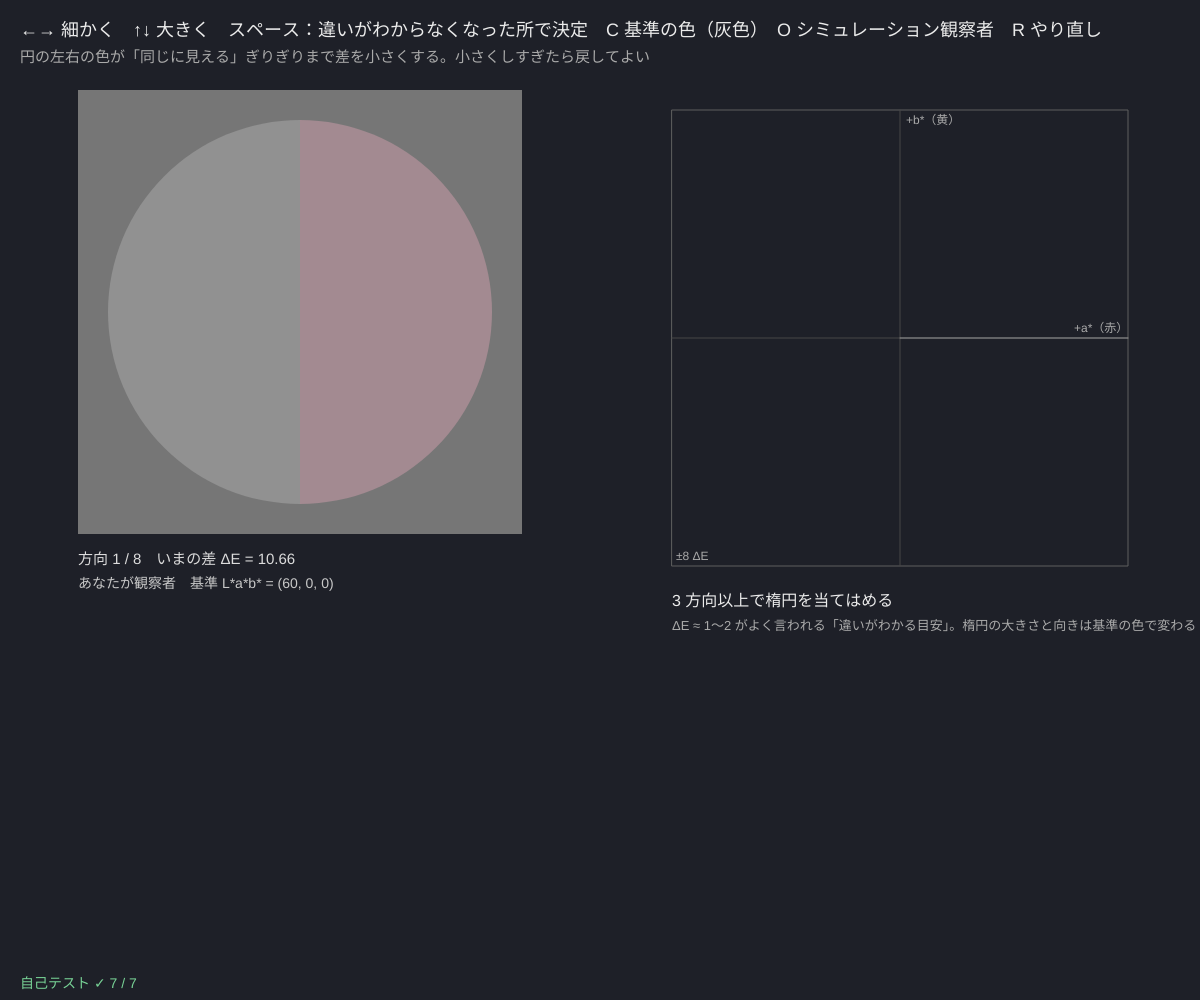
Frame 1 (no input)
Frame 60 (no input): identical to frame 1, image omitted
Frame 120 (the mouse pressed at the canvas centre since frame 60): identical to frame 1, image omitted

The p5.js sketch that drew this single still picture (run headless with seeded random() and noise() and a simulated clock; from frame 60 on, the mouse is pressed at the canvas centre):

// p5.js sketch
// ── sketch.js
// ============================================
// 08 色の弁別 ─ 色の「違いがわかる範囲」は楕円になる（マカダムの考え方）
// 円の左半分が基準の色、右半分が比べる色。CIELAB の a*b* 平面で、8 つの方向に基準からずらしてある
// ←→（細かく）↑↓（大きく）で差を変え、「ちょうど違いがわからなくなった」所でスペース（調整法）
// 8 方向の点に楕円 A x² + B xy + C y² = 1 を最小二乗で当てはめ、長い軸・短い軸・向きを表示する。差の大きさは ΔE（Lab の距離）
// C = 基準の色を変える / O = シミュレーション観察者 / R = やり直し
// ============================================

const REFS = [                         // ★ 基準の色（CIELAB の L*, a*, b*）
  { name: '灰色', lab: [60, 0, 0] }, { name: '赤みの肌色', lab: [65, 18, 22] }, { name: '緑', lab: [60, -30, 20] },
  { name: '青', lab: [50, 5, -35] }, { name: '黄', lab: [80, 0, 50] },
];
const NDIR = 8;                        // ★ 方向の数
const SIM = { a: 3, b: 1.2, ang: 40, noise: 0.08 };   // ★ シミュレーション観察者の本当の楕円（半径 ΔE と向き [度]）
let ri = 0, dirs = [], di = 0, r = 12, pts = [], fit = null, simMode = false, simSeed = 1, outGamut = false;

function setup() {
  createCanvas(windowWidth, windowHeight);
  selfTest();
  resetData(false);
}
function resetData(sim) {
  simMode = sim; pts = []; fit = null; seedRng(Date.now());
  dirs = shuffleArr([...Array(NDIR).keys()].map((k) => (k * 2 * Math.PI) / NDIR)); di = 0; r = 10 + 6 * rnd();
}
function compLab(th, rr) { let L = REFS[ri].lab; return [L[0], L[1] + rr * Math.cos(th), L[2] + rr * Math.sin(th)]; }
function accept() {
  if (di >= dirs.length) return;
  let th = dirs[di]; pts.push([r * Math.cos(th), r * Math.sin(th)]);
  di++; r = 10 + 6 * rnd(); fit = fitEllipse(pts);   // 次の方向は大きめの差から始める
}
// 楕円 A x² + B xy + C y² = 1：未知数 A, B, C について 1 次式なので、ふつうの最小二乗（3 × 3 の連立方程式）
function fitEllipse(p) {
  if (p.length < 3) return null;
  let M = [[0, 0, 0], [0, 0, 0], [0, 0, 0]], v = [0, 0, 0];
  for (let q of p) { let row = [q[0] * q[0], q[0] * q[1], q[1] * q[1]]; for (let i = 0; i < 3; i++) { v[i] += row[i]; for (let j = 0; j < 3; j++) M[i][j] += row[i] * row[j]; } }
  let D = det3(M); if (Math.abs(D) < 1e-12) return null;
  let [A, B, C] = [0, 1, 2].map((k) => det3(M.map((rw, i) => rw.map((x, j) => (j === k ? v[i] : x)))) / D);
  let tr = A + C, dd = Math.sqrt(((A - C) / 2) ** 2 + (B / 2) ** 2), l1 = tr / 2 - dd, l2 = tr / 2 + dd;   // 2 × 2 行列の固有値
  if (!(l1 > 0 && l2 > 0)) return { A, B, C, ok: false };
  let ang = 0.5 * Math.atan2(B, A - C) + Math.PI / 2;   // 長い軸（小さい固有値）の向き
  return { A, B, C, ok: true, major: 1 / Math.sqrt(l1), minor: 1 / Math.sqrt(l2), ang };
}
function angDeg(a) { return (((a * 180) / Math.PI) % 180 + 180) % 180; }   // 向き（0〜180 度）
function det3(m) { return m[0][0] * (m[1][1] * m[2][2] - m[1][2] * m[2][1]) - m[0][1] * (m[1][0] * m[2][2] - m[1][2] * m[2][0]) + m[0][2] * (m[1][0] * m[2][1] - m[1][1] * m[2][0]); }
function ellipseR(e, th) { let c = Math.cos(th), s = Math.sin(th); return 1 / Math.sqrt(e.A * c * c + e.B * c * s + e.C * s * s); }   // 方向 θ の半径
function simEllipse() { let t = (SIM.ang * Math.PI) / 180, c = Math.cos(t), s = Math.sin(t), ia = 1 / SIM.a ** 2, ib = 1 / SIM.b ** 2; return { A: c * c * ia + s * s * ib, B: 2 * c * s * (ia - ib), C: s * s * ia + c * c * ib }; }
function runSim(seed) {
  resetData(true); seedRng(seed);
  let e = simEllipse();
  for (let k = 0; k < 16; k++) { let th = (k * 2 * Math.PI) / 16, rr = ellipseR(e, th) * (1 + SIM.noise * rndNormal()); pts.push([rr * Math.cos(th), rr * Math.sin(th)]); }
  di = dirs.length; fit = fitEllipse(pts);
}

function draw() {
  background(30, 32, 40);
  fill(235); noStroke(); textSize(18);
  text('←→ 細かく　↑↓ 大きく　スペース：違いがわからなくなった所で決定　C 基準の色（' + REFS[ri].name + '）　O シミュレーション観察者　R やり直し', 20, 36);
  fill(170); textSize(15);
  text('円の左右の色が「同じに見える」ぎりぎりまで差を小さくする。小さくしすぎたら戻してよい', 20, 62);

  // ---- 左右に分かれた円（基準 | 比較）
  let R = Math.min(width * 0.16, height * 0.25), cx = width * 0.25, cy = 120 + R;
  let ref = labToRgb(REFS[ri].lab).rgb;
  fill(linToSrgb(0.18)); rect(cx - R - 30, cy - R - 30, 2 * R + 60, 2 * R + 60);
  if (di < dirs.length) {
    let c = labToRgb(compLab(dirs[di], r)); outGamut = !c.inGamut;
    fill(ref[0], ref[1], ref[2]); arc(cx, cy, 2 * R, 2 * R, HALF_PI, PI + HALF_PI, PIE);
    fill(c.rgb[0], c.rgb[1], c.rgb[2]); arc(cx, cy, 2 * R, 2 * R, -HALF_PI, HALF_PI, PIE);
    fill(220); textSize(15);
    text('方向 ' + (di + 1) + ' / ' + dirs.length + '　いまの差 ΔE = ' + r.toFixed(2) + (outGamut ? '　（画面で出せない色：切りつめ中）' : ''), cx - R - 30, cy + R + 60);
  } else { fill(ref[0], ref[1], ref[2]); circle(cx, cy, 2 * R); fill(220); textSize(15); text(simMode ? 'シミュレーション観察者（16 方向）' : 'できた！ C で別の色、R でやり直し', cx - R - 30, cy + R + 60); }
  fill(200); textSize(14); text((simMode ? 'シミュレーション観察者' : 'あなたが観察者') + '　基準 L*a*b* = (' + REFS[ri].lab.join(', ') + ')', cx - R - 30, cy + R + 84);

  // ---- a*b* 平面の楕円
  let g = { x: width * 0.56, y: 110, w: Math.min(width * 0.38, height * 0.55), h: Math.min(width * 0.38, height * 0.55) };
  let lim = 8, ox = g.x + g.w / 2, oy = g.y + g.h / 2, k = g.w / (2 * lim);
  stroke(95); noFill(); rect(g.x, g.y, g.w, g.h); stroke(70); line(g.x, oy, g.x + g.w, oy); line(ox, g.y, ox, g.y + g.h);
  noStroke(); fill(170); textSize(12); text('+a*（赤）', g.x + g.w - 54, oy - 6); text('+b*（黄）', ox + 6, g.y + 14); text('±' + lim + ' ΔE', g.x + 4, g.y + g.h - 6);
  let drawE = (e, col, w) => { stroke(col); strokeWeight(w); let p = []; for (let i = 0; i <= 120; i++) { let th = (i / 120) * 2 * Math.PI, rr = Math.min(ellipseR(e, th), lim * 1.4); p.push([ox + k * rr * Math.cos(th), oy - k * rr * Math.sin(th)]); } polyline(p); };
  if (simMode) drawE(simEllipse(), color(120, 200, 140), 1.5);
  if (fit && fit.ok) drawE(fit, color(255, 170, 90), 3);
  noStroke(); fill(120, 190, 255);
  for (let q of pts) circle(ox + k * clampv(q[0], -lim, lim), oy - k * clampv(q[1], -lim, lim), 9);
  if (di < dirs.length) { stroke(255, 255, 255, 120); strokeWeight(1); let th = dirs[di]; line(ox, oy, ox + k * Math.min(r, lim) * Math.cos(th), oy - k * Math.min(r, lim) * Math.sin(th)); }
  noStroke(); fill(235); textSize(16);
  let ry = g.y + g.h + 40;
  if (fit && fit.ok) text('楕円：長い軸 ΔE ' + fit.major.toFixed(2) + '、短い軸 ΔE ' + fit.minor.toFixed(2) + '、向き ' + angDeg(fit.ang).toFixed(0) + '°', g.x, ry);
  else text(fit ? '楕円にならない（点を増やすか、測り直す）' : '3 方向以上で楕円を当てはめる', g.x, ry);
  fill(170); textSize(13); text('ΔE ≈ 1〜2 がよく言われる「違いがわかる目安」。楕円の大きさと向きは基準の色で変わる', g.x, ry + 24);
  if (simMode) { fill(120, 200, 140); textSize(14); text('本当の楕円：長い軸 ' + SIM.a + '、短い軸 ' + SIM.b + '、向き ' + SIM.ang + '°', g.x, ry + 48); }
  fill(selfTestResults.every((q) => q.ok) ? color(120, 210, 150) : color(255, 90, 90)); textSize(14);
  text(selfTestLine(), 20, height - 12);
}

function keyPressed() {
  if (key === LEFT_ARROW) r = clampv(r / 1.06, 0.2, 40);
  if (key === RIGHT_ARROW) r = clampv(r * 1.06, 0.2, 40);
  if (key === DOWN_ARROW) r = clampv(r / 1.3, 0.2, 40);
  if (key === UP_ARROW) r = clampv(r * 1.3, 0.2, 40);
  if (key === ' ') accept();
  if (key === 'c' || key === 'C') { ri = (ri + 1) % REFS.length; resetData(false); }
  if (key === 'o' || key === 'O') runSim(++simSeed);
  if (key === 'r' || key === 'R') resetData(false);
  return false;
}

// ---- 自己テスト
function selfTest() {
  selfTestResults = [];
  let w = rgbToLab([255, 255, 255]);
  check('sRGB の白 → Lab = (100, 0, 0)', near(w[0], 100, 1e-6) && near(w[1], 0, 1e-6) && near(w[2], 0, 1e-6));
  check('同じ色どうしの ΔE = 0、黒 → L* = 0', near(deltaE(rgbToLab([200, 50, 30]), rgbToLab([200, 50, 30])), 0) && near(rgbToLab([0, 0, 0])[0], 0, 1e-9));
  let back = labToRgb(rgbToLab([200, 50, 30])).rgb;
  check('sRGB → Lab → sRGB で元にもどる（200, 50, 30）', near(back[0], 200, 1e-6) && near(back[1], 50, 1e-6) && near(back[2], 30, 1e-6));
  check('a* = 120 の色は画面で出せない（色域の外）と判定', labToRgb([50, 120, 0]).inGamut === false && labToRgb([60, 0, 0]).inGamut === true);
  let e = simEllipse(), p = []; for (let i = 0; i < 8; i++) { let th = (i * Math.PI) / 4, rr = ellipseR(e, th); p.push([rr * Math.cos(th), rr * Math.sin(th)]); }
  let f = fitEllipse(p);
  check('ゆらぎのない 8 点から楕円（3, 1.2, 40°）をそのまま復元', f && f.ok && near(f.major, 3, 1e-6) && near(f.minor, 1.2, 1e-6) && near(angDeg(f.ang), 40, 1e-4));
  check('円（半径 2）の点なら長い軸 = 短い軸 = 2', (() => { let q = fitEllipse([[2, 0], [0, 2], [-2, 0], [0, -2], [Math.SQRT2, Math.SQRT2]]); return q && near(q.major, 2, 1e-9) && near(q.minor, 2, 1e-9); })());
  seedRng(52); let sp = []; for (let k = 0; k < 64; k++) { let th = (k * 2 * Math.PI) / 64, rr = ellipseR(e, th) * (1 + SIM.noise * rndNormal()); sp.push([rr * Math.cos(th), rr * Math.sin(th)]); }
  let fs = fitEllipse(sp);
  check('シミュレーション観察者 64 方向：軸の長さ ±15%', fs && fs.ok && near(fs.major, 3, 0.45) && near(fs.minor, 1.2, 0.18));
  reportSelfTest();
}

// ---------- やってみよう ----------
// 1. 灰色で 8 方向を測ろう。楕円は円に近い？ どの方向に細長い？
// 2. C で緑や青に変えて測り直そう。楕円の大きさや向きはどう変わる？（マカダムの楕円も場所で形がちがう）
// 3. 自分の ΔE は 1〜2 くらい？ 画面の明るさや部屋の明かりで変わる？
// 4. 文字の色と背景の色の ΔE がいくつなら読みやすい？ 色覚の多様性も考えよう
// 5. NDIR を 16 にすると楕円は安定する？ O でシミュレーション観察者と比べよう


// ==================================================
// ここから下は「心理物理の道具」（中身は読まなくても OK。消さないでね）
// ==================================================
// ---- 種つきの乱数（同じ種なら毎回同じ列）。シミュレーション観察者と自己テストで使う
let rngState = 1;
function seedRng(s) { rngState = (s >>> 0) || 1; }
function rnd() {                       // 0〜1 の一様乱数（mulberry32）
  rngState = (rngState + 0x6d2b79f5) >>> 0;
  let t = rngState;
  t = Math.imul(t ^ (t >>> 15), t | 1);
  t ^= t + Math.imul(t ^ (t >>> 7), t | 61);
  return ((t ^ (t >>> 14)) >>> 0) / 4294967296;
}
function rndNormal() { let u = 1 - rnd(), v = rnd(); return Math.sqrt(-2 * Math.log(u)) * Math.cos(2 * Math.PI * v); }   // 標準正規分布
function shuffleArr(a) { for (let i = a.length - 1; i > 0; i--) { let j = Math.floor(rnd() * (i + 1)), t = a[i]; a[i] = a[j]; a[j] = t; } return a; }
function clampv(v, a, b) { return v < a ? a : v > b ? b : v; }
// ---- 正規分布：Φ（累積分布）と z（その逆関数。二分法で数値的に解く）
function erfA(x) {                     // 誤差関数（Abramowitz & Stegun 7.1.26、誤差 1.5e-7 以下）
  let s = x < 0 ? -1 : 1; x = Math.abs(x);
  let t = 1 / (1 + 0.3275911 * x);
  let y = 1 - ((((1.061405429 * t - 1.453152027) * t + 1.421413741) * t - 0.284496736) * t + 0.254829592) * t * Math.exp(-x * x);
  return s * y;
}
function Phi(x) { return 0.5 * (1 + erfA(x / Math.SQRT2)); }
function zOf(p) {                      // Φ(z) = p となる z
  p = clampv(p, 1e-9, 1 - 1e-9);
  let lo = -9, hi = 9;
  for (let i = 0; i < 70; i++) { let m = (lo + hi) / 2; if (Phi(m) < p) lo = m; else hi = m; }
  return (lo + hi) / 2;
}
// 割合を 1/(2N) で補正（0 や 1 だと z が無限大になるので）
function rateFix(k, n) { return n > 0 ? clampv(k / n, 1 / (2 * n), 1 - 1 / (2 * n)) : 0.5; }
// ---- 画面の値 sRGB（0〜255）⇔ 光の量（0〜1、線形）。画面の値 128 は光の量では約 0.22
function srgbToLin(c) { c /= 255; return c <= 0.04045 ? c / 12.92 : Math.pow((c + 0.055) / 1.055, 2.4); }
function linToSrgb(v) { v = clampv(v, 0, 1); return 255 * (v <= 0.0031308 ? 12.92 * v : 1.055 * Math.pow(v, 1 / 2.4) - 0.055); }
// ---- 色の道具：光の量 ⇔ XYZ ⇔ CIELAB（白 = RGB(255,255,255) = D65）
const M_XYZ = [[0.4124, 0.3576, 0.1805], [0.2126, 0.7152, 0.0722], [0.0193, 0.1192, 0.9505]];
const WHITE = M_XYZ.map((r) => r[0] + r[1] + r[2]);       // RGB = (1,1,1) の XYZ を白とする
function labF(t) { return t > 216 / 24389 ? Math.cbrt(t) : (24389 / 27 * t + 16) / 116; }
function labFi(f) { return f * f * f > 216 / 24389 ? f * f * f : (116 * f - 16) / (24389 / 27); }
function rgbToLab(rgb) {
  let l = rgb.map(srgbToLin), xyz = M_XYZ.map((r) => r[0] * l[0] + r[1] * l[1] + r[2] * l[2]);
  let f = xyz.map((v, i) => labF(v / WHITE[i]));
  return [116 * f[1] - 16, 500 * (f[0] - f[1]), 200 * (f[1] - f[2])];
}
function labToRgb(lab) {               // 戻り値 { rgb, inGamut }（色域の外なら切りつめる）
  let fy = (lab[0] + 16) / 116, fx = fy + lab[1] / 500, fz = fy - lab[2] / 200;
  let xyz = [labFi(fx) * WHITE[0], labFi(fy) * WHITE[1], labFi(fz) * WHITE[2]];
  let d = M_XYZ[0][0] * (M_XYZ[1][1] * M_XYZ[2][2] - M_XYZ[1][2] * M_XYZ[2][1]) - M_XYZ[0][1] * (M_XYZ[1][0] * M_XYZ[2][2] - M_XYZ[1][2] * M_XYZ[2][0]) + M_XYZ[0][2] * (M_XYZ[1][0] * M_XYZ[2][1] - M_XYZ[1][1] * M_XYZ[2][0]);
  let m = M_XYZ, inv = [
    [(m[1][1] * m[2][2] - m[1][2] * m[2][1]) / d, (m[0][2] * m[2][1] - m[0][1] * m[2][2]) / d, (m[0][1] * m[1][2] - m[0][2] * m[1][1]) / d],
    [(m[1][2] * m[2][0] - m[1][0] * m[2][2]) / d, (m[0][0] * m[2][2] - m[0][2] * m[2][0]) / d, (m[0][2] * m[1][0] - m[0][0] * m[1][2]) / d],
    [(m[1][0] * m[2][1] - m[1][1] * m[2][0]) / d, (m[0][1] * m[2][0] - m[0][0] * m[2][1]) / d, (m[0][0] * m[1][1] - m[0][1] * m[1][0]) / d]];
  let lin = inv.map((r) => r[0] * xyz[0] + r[1] * xyz[1] + r[2] * xyz[2]);
  let inGamut = lin.every((v) => v >= -1e-4 && v <= 1 + 1e-4);
  return { rgb: lin.map(linToSrgb), inGamut };
}
function deltaE(p, q) { return Math.hypot(p[0] - q[0], p[1] - q[1], p[2] - q[2]); }   // ΔE（CIE76）= Lab 空間の距離
// ---- グラフの道具：g = { x, y, w, h, x0, x1, y0, y1, logx, logy }
function gX(g, v) { let t = g.logx ? (Math.log(v) - Math.log(g.x0)) / (Math.log(g.x1) - Math.log(g.x0)) : (v - g.x0) / (g.x1 - g.x0); return g.x + clampv(t, -0.02, 1.02) * g.w; }
function gY(g, v) { let t = g.logy ? (Math.log(v) - Math.log(g.y0)) / (Math.log(g.y1) - Math.log(g.y0)) : (v - g.y0) / (g.y1 - g.y0); return g.y + g.h - clampv(t, -0.02, 1.02) * g.h; }
function plotAxes(g, xl, yl, xt, yt) {
  stroke(95); strokeWeight(1); noFill(); rect(g.x, g.y, g.w, g.h);
  noStroke(); fill(165); textSize(12); textAlign(CENTER, TOP);
  for (let v of xt) text(+v.toPrecision(3), gX(g, v), g.y + g.h + 4);
  textAlign(RIGHT, CENTER);
  for (let v of yt) text(+v.toPrecision(3), g.x - 5, gY(g, v));
  textAlign(LEFT, BASELINE); fill(205); textSize(13);
  text(xl, g.x + g.w - textWidth(xl), g.y + g.h + 32); text(yl, g.x, g.y - 8);
}
function polyline(pts) {               // 点が 2 つ以上あるときだけ折れ線を描く
  if (pts.length < 2) return;
  noFill(); beginShape(); for (let p of pts) vertex(p[0], p[1]); endShape();
}
// ---- 自己テストの道具
let selfTestResults = [];
function check(name, cond) { selfTestResults.push({ name, ok: !!cond }); }
function near(a, b, tol) { return a !== null && a !== undefined && isFinite(a) && Math.abs(a - b) <= (tol === undefined ? 1e-9 : tol); }
function reportSelfTest() { for (let r of selfTestResults) (r.ok ? console.log : console.error)((r.ok ? '✓ ' : '✗ ') + r.name); }
function selfTestLine() { let n = selfTestResults.filter((r) => r.ok).length; return '自己テスト ' + (n === selfTestResults.length ? '✓ ' : '✗ ') + n + ' / ' + selfTestResults.length; }
